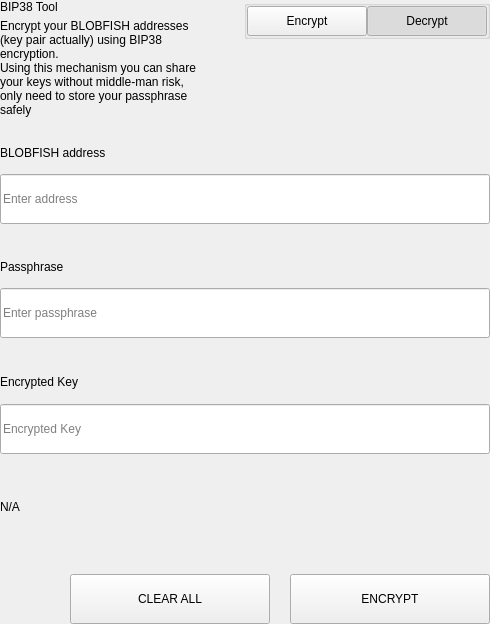
<?xml version="1.0" encoding="UTF-8"?>
<ui version="4.0">
 <class>SettingsBitToolWidget</class>
 <widget class="QWidget" name="SettingsBitToolWidget">
  <property name="geometry">
   <rect>
    <x>0</x>
    <y>0</y>
    <width>490</width>
    <height>624</height>
   </rect>
  </property>
  <property name="windowTitle">
   <string>Form</string>
  </property>
  <layout class="QVBoxLayout" name="verticalLayout">
   <property name="spacing">
    <number>0</number>
   </property>
   <property name="leftMargin">
    <number>0</number>
   </property>
   <property name="topMargin">
    <number>0</number>
   </property>
   <property name="rightMargin">
    <number>0</number>
   </property>
   <property name="bottomMargin">
    <number>0</number>
   </property>
   <item>
    <widget class="QWidget" name="left" native="true">
     <layout class="QVBoxLayout" name="verticalLayout_3">
      <property name="leftMargin">
       <number>0</number>
      </property>
      <property name="topMargin">
       <number>0</number>
      </property>
      <property name="rightMargin">
       <number>0</number>
      </property>
      <property name="bottomMargin">
       <number>0</number>
      </property>
      <item>
       <layout class="QVBoxLayout" name="verticalLayout_2">
        <property name="spacing">
         <number>0</number>
        </property>
        <item>
         <layout class="QHBoxLayout" name="horizontalLayout_3" stretch="3,1">
          <property name="spacing">
           <number>40</number>
          </property>
          <item>
           <layout class="QVBoxLayout" name="verticalLayoutTitle">
            <property name="spacing">
             <number>5</number>
            </property>
            <item>
             <widget class="QLabel" name="labelTitle">
              <property name="text">
               <string>BIP38 Tool</string>
              </property>
             </widget>
            </item>
            <item>
             <widget class="QLabel" name="labelSubtitle1">
              <property name="text">
               <string>Encrypt your BLOBFISH addresses (key pair actually) using BIP38 encryption.
Using this mechanism you can share your keys without middle-man risk, only need to store your passphrase safely</string>
              </property>
              <property name="wordWrap">
               <bool>true</bool>
              </property>
             </widget>
            </item>
           </layout>
          </item>
          <item alignment="Qt::AlignTop">
           <widget class="QGroupBox" name="groupBox">
            <property name="title">
             <string/>
            </property>
            <property name="alignment">
             <set>Qt::AlignLeading|Qt::AlignLeft|Qt::AlignTop</set>
            </property>
            <layout class="QHBoxLayout" name="horizontalLayout_4">
             <property name="spacing">
              <number>0</number>
             </property>
             <property name="leftMargin">
              <number>0</number>
             </property>
             <property name="topMargin">
              <number>0</number>
             </property>
             <property name="rightMargin">
              <number>0</number>
             </property>
             <property name="bottomMargin">
              <number>0</number>
             </property>
             <item>
              <spacer name="horizontalSpacer">
               <property name="orientation">
                <enum>Qt::Horizontal</enum>
               </property>
               <property name="sizeHint" stdset="0">
                <size>
                 <width>40</width>
                 <height>20</height>
                </size>
               </property>
              </spacer>
             </item>
             <item>
              <widget class="QPushButton" name="pushLeft">
               <property name="minimumSize">
                <size>
                 <width>120</width>
                 <height>30</height>
                </size>
               </property>
               <property name="maximumSize">
                <size>
                 <width>120</width>
                 <height>30</height>
                </size>
               </property>
               <property name="focusPolicy">
                <enum>Qt::NoFocus</enum>
               </property>
               <property name="text">
                <string>Encrypt</string>
               </property>
               <property name="checkable">
                <bool>true</bool>
               </property>
               <property name="autoExclusive">
                <bool>true</bool>
               </property>
              </widget>
             </item>
             <item>
              <widget class="QPushButton" name="pushRight">
               <property name="minimumSize">
                <size>
                 <width>120</width>
                 <height>30</height>
                </size>
               </property>
               <property name="maximumSize">
                <size>
                 <width>120</width>
                 <height>30</height>
                </size>
               </property>
               <property name="focusPolicy">
                <enum>Qt::NoFocus</enum>
               </property>
               <property name="text">
                <string>Decrypt</string>
               </property>
               <property name="checkable">
                <bool>true</bool>
               </property>
               <property name="checked">
                <bool>true</bool>
               </property>
               <property name="autoExclusive">
                <bool>true</bool>
               </property>
              </widget>
             </item>
            </layout>
           </widget>
          </item>
         </layout>
        </item>
        <item>
         <widget class="QStackedWidget" name="stackedWidget">
          <property name="currentIndex">
           <number>1</number>
          </property>
          <widget class="QWidget" name="pageDecrypt">
           <layout class="QVBoxLayout" name="verticalLayout_5">
            <property name="spacing">
             <number>0</number>
            </property>
            <property name="leftMargin">
             <number>0</number>
            </property>
            <property name="topMargin">
             <number>0</number>
            </property>
            <property name="rightMargin">
             <number>0</number>
            </property>
            <property name="bottomMargin">
             <number>0</number>
            </property>
            <item>
             <widget class="QWidget" name="widget" native="true">
              <property name="minimumSize">
               <size>
                <width>0</width>
                <height>100</height>
               </size>
              </property>
              <layout class="QVBoxLayout" name="verticalLayout_4">
               <property name="spacing">
                <number>0</number>
               </property>
               <property name="leftMargin">
                <number>0</number>
               </property>
               <property name="topMargin">
                <number>0</number>
               </property>
               <property name="rightMargin">
                <number>0</number>
               </property>
               <property name="bottomMargin">
                <number>0</number>
               </property>
               <item>
                <spacer name="verticalSpacer_2">
                 <property name="orientation">
                  <enum>Qt::Vertical</enum>
                 </property>
                 <property name="sizeType">
                  <enum>QSizePolicy::Fixed</enum>
                 </property>
                 <property name="sizeHint" stdset="0">
                  <size>
                   <width>20</width>
                   <height>20</height>
                  </size>
                 </property>
                </spacer>
               </item>
               <item>
                <layout class="QHBoxLayout" name="horizontalLayout_6" stretch="2">
                 <property name="spacing">
                  <number>0</number>
                 </property>
                 <item>
                  <layout class="QVBoxLayout" name="verticalLayout_7">
                   <property name="spacing">
                    <number>9</number>
                   </property>
                   <item>
                    <widget class="QLabel" name="labelSubtitleKey">
                     <property name="minimumSize">
                      <size>
                       <width>0</width>
                       <height>20</height>
                      </size>
                     </property>
                     <property name="maximumSize">
                      <size>
                       <width>16777215</width>
                       <height>20</height>
                      </size>
                     </property>
                     <property name="text">
                      <string>Encrypted key</string>
                     </property>
                    </widget>
                   </item>
                   <item>
                    <widget class="QLineEdit" name="lineEditKey">
                     <property name="minimumSize">
                      <size>
                       <width>0</width>
                       <height>50</height>
                      </size>
                     </property>
                     <property name="maximumSize">
                      <size>
                       <width>16777215</width>
                       <height>50</height>
                      </size>
                     </property>
                     <property name="placeholderText">
                      <string>Enter a encrypted key</string>
                     </property>
                    </widget>
                   </item>
                  </layout>
                 </item>
                </layout>
               </item>
               <item>
                <spacer name="verticalSpacer_3">
                 <property name="orientation">
                  <enum>Qt::Vertical</enum>
                 </property>
                 <property name="sizeType">
                  <enum>QSizePolicy::Fixed</enum>
                 </property>
                 <property name="sizeHint" stdset="0">
                  <size>
                   <width>20</width>
                   <height>20</height>
                  </size>
                 </property>
                </spacer>
               </item>
               <item>
                <layout class="QVBoxLayout" name="verticalLayout_9">
                 <property name="spacing">
                  <number>9</number>
                 </property>
                 <item>
                  <widget class="QLabel" name="labelSubtitlePassphrase">
                   <property name="maximumSize">
                    <size>
                     <width>16777215</width>
                     <height>20</height>
                    </size>
                   </property>
                   <property name="text">
                    <string>Passphrase</string>
                   </property>
                  </widget>
                 </item>
                 <item>
                  <widget class="QLineEdit" name="lineEditPassphrase">
                   <property name="minimumSize">
                    <size>
                     <width>0</width>
                     <height>50</height>
                    </size>
                   </property>
                   <property name="maximumSize">
                    <size>
                     <width>16777215</width>
                     <height>50</height>
                    </size>
                   </property>
                   <property name="placeholderText">
                    <string>Enter a passphrase</string>
                   </property>
                  </widget>
                 </item>
                </layout>
               </item>
               <item>
                <spacer name="verticalSpacer_4">
                 <property name="orientation">
                  <enum>Qt::Vertical</enum>
                 </property>
                 <property name="sizeType">
                  <enum>QSizePolicy::Fixed</enum>
                 </property>
                 <property name="sizeHint" stdset="0">
                  <size>
                   <width>20</width>
                   <height>20</height>
                  </size>
                 </property>
                </spacer>
               </item>
               <item>
                <widget class="QWidget" name="widget_3" native="true">
                 <property name="sizePolicy">
                  <sizepolicy hsizetype="Preferred" vsizetype="Fixed">
                   <horstretch>0</horstretch>
                   <verstretch>0</verstretch>
                  </sizepolicy>
                 </property>
                 <layout class="QVBoxLayout" name="verticalLayout_10">
                  <property name="spacing">
                   <number>9</number>
                  </property>
                  <property name="leftMargin">
                   <number>0</number>
                  </property>
                  <property name="topMargin">
                   <number>0</number>
                  </property>
                  <property name="rightMargin">
                   <number>0</number>
                  </property>
                  <property name="bottomMargin">
                   <number>0</number>
                  </property>
                  <item>
                   <widget class="QLabel" name="labelSubtitleDecryptResult">
                    <property name="minimumSize">
                     <size>
                      <width>0</width>
                      <height>20</height>
                     </size>
                    </property>
                    <property name="maximumSize">
                     <size>
                      <width>16777215</width>
                      <height>20</height>
                     </size>
                    </property>
                    <property name="text">
                     <string>Decrypted address result</string>
                    </property>
                   </widget>
                  </item>
                  <item>
                   <widget class="QWidget" name="widget_4" native="true">
                    <layout class="QHBoxLayout" name="horizontalLayout" stretch="6,0,1">
                     <property name="spacing">
                      <number>0</number>
                     </property>
                     <property name="leftMargin">
                      <number>0</number>
                     </property>
                     <property name="topMargin">
                      <number>0</number>
                     </property>
                     <property name="rightMargin">
                      <number>0</number>
                     </property>
                     <property name="bottomMargin">
                      <number>0</number>
                     </property>
                     <item alignment="Qt::AlignVCenter">
                      <widget class="QLineEdit" name="lineEditDecryptResult">
                       <property name="minimumSize">
                        <size>
                         <width>0</width>
                         <height>50</height>
                        </size>
                       </property>
                       <property name="maximumSize">
                        <size>
                         <width>16777215</width>
                         <height>50</height>
                        </size>
                       </property>
                       <property name="placeholderText">
                        <string>Decrypted Address</string>
                       </property>
                      </widget>
                     </item>
                     <item>
                      <spacer name="horizontalSpacer_4">
                       <property name="orientation">
                        <enum>Qt::Horizontal</enum>
                       </property>
                       <property name="sizeType">
                        <enum>QSizePolicy::Fixed</enum>
                       </property>
                       <property name="sizeHint" stdset="0">
                        <size>
                         <width>20</width>
                         <height>50</height>
                        </size>
                       </property>
                      </spacer>
                     </item>
                     <item>
                      <widget class="QPushButton" name="pushButtonImport">
                       <property name="minimumSize">
                        <size>
                         <width>140</width>
                         <height>40</height>
                        </size>
                       </property>
                       <property name="text">
                        <string>Import Address</string>
                       </property>
                      </widget>
                     </item>
                    </layout>
                   </widget>
                  </item>
                 </layout>
                </widget>
               </item>
               <item>
                <widget class="QLabel" name="statusLabel_DEC">
                 <property name="maximumSize">
                  <size>
                   <width>16777215</width>
                   <height>40</height>
                  </size>
                 </property>
                 <property name="text">
                  <string/>
                 </property>
                </widget>
               </item>
               <item>
                <spacer name="verticalSpacer">
                 <property name="orientation">
                  <enum>Qt::Vertical</enum>
                 </property>
                 <property name="sizeType">
                  <enum>QSizePolicy::Preferred</enum>
                 </property>
                 <property name="sizeHint" stdset="0">
                  <size>
                   <width>20</width>
                   <height>20</height>
                  </size>
                 </property>
                </spacer>
               </item>
               <item>
                <layout class="QHBoxLayout" name="horizontalLayout_7">
                 <property name="spacing">
                  <number>0</number>
                 </property>
                 <item>
                  <spacer name="horizontalSpacer_5">
                   <property name="orientation">
                    <enum>Qt::Horizontal</enum>
                   </property>
                   <property name="sizeType">
                    <enum>QSizePolicy::Expanding</enum>
                   </property>
                   <property name="sizeHint" stdset="0">
                    <size>
                     <width>40</width>
                     <height>20</height>
                    </size>
                   </property>
                  </spacer>
                 </item>
                 <item>
                  <widget class="QPushButton" name="pushButtonDecryptClear">
                   <property name="minimumSize">
                    <size>
                     <width>200</width>
                     <height>50</height>
                    </size>
                   </property>
                   <property name="maximumSize">
                    <size>
                     <width>200</width>
                     <height>50</height>
                    </size>
                   </property>
                   <property name="text">
                    <string>CLEAR</string>
                   </property>
                  </widget>
                 </item>
                 <item>
                  <spacer name="horizontalSpacer_3">
                   <property name="orientation">
                    <enum>Qt::Horizontal</enum>
                   </property>
                   <property name="sizeType">
                    <enum>QSizePolicy::Fixed</enum>
                   </property>
                   <property name="sizeHint" stdset="0">
                    <size>
                     <width>20</width>
                     <height>20</height>
                    </size>
                   </property>
                  </spacer>
                 </item>
                 <item>
                  <widget class="QPushButton" name="pushButtonDecrypt">
                   <property name="minimumSize">
                    <size>
                     <width>200</width>
                     <height>50</height>
                    </size>
                   </property>
                   <property name="maximumSize">
                    <size>
                     <width>200</width>
                     <height>50</height>
                    </size>
                   </property>
                   <property name="text">
                    <string>DECRYPT KEY</string>
                   </property>
                  </widget>
                 </item>
                </layout>
               </item>
              </layout>
             </widget>
            </item>
           </layout>
          </widget>
          <widget class="QWidget" name="pageEncrypt">
           <layout class="QVBoxLayout" name="verticalLayout_11">
            <property name="spacing">
             <number>0</number>
            </property>
            <property name="leftMargin">
             <number>0</number>
            </property>
            <property name="topMargin">
             <number>0</number>
            </property>
            <property name="rightMargin">
             <number>0</number>
            </property>
            <property name="bottomMargin">
             <number>0</number>
            </property>
            <item>
             <spacer name="verticalSpacer_8">
              <property name="orientation">
               <enum>Qt::Vertical</enum>
              </property>
              <property name="sizeType">
               <enum>QSizePolicy::Fixed</enum>
              </property>
              <property name="sizeHint" stdset="0">
               <size>
                <width>20</width>
                <height>20</height>
               </size>
              </property>
             </spacer>
            </item>
            <item>
             <widget class="QWidget" name="containerAddressEnc" native="true">
              <layout class="QVBoxLayout" name="containerAddressEncLayout">
               <property name="spacing">
                <number>5</number>
               </property>
               <property name="leftMargin">
                <number>0</number>
               </property>
               <property name="topMargin">
                <number>0</number>
               </property>
               <property name="rightMargin">
                <number>0</number>
               </property>
               <property name="bottomMargin">
                <number>0</number>
               </property>
               <item>
                <widget class="QLabel" name="labelSubtitleAddress">
                 <property name="minimumSize">
                  <size>
                   <width>0</width>
                   <height>20</height>
                  </size>
                 </property>
                 <property name="maximumSize">
                  <size>
                   <width>16777215</width>
                   <height>20</height>
                  </size>
                 </property>
                 <property name="text">
                  <string>BLOBFISH address</string>
                 </property>
                </widget>
               </item>
               <item>
                <widget class="QLineEdit" name="addressIn_ENC">
                 <property name="minimumSize">
                  <size>
                   <width>0</width>
                   <height>50</height>
                  </size>
                 </property>
                 <property name="placeholderText">
                  <string>Enter address</string>
                 </property>
                </widget>
               </item>
              </layout>
             </widget>
            </item>
            <item>
             <spacer name="verticalSpacer_6">
              <property name="orientation">
               <enum>Qt::Vertical</enum>
              </property>
              <property name="sizeType">
               <enum>QSizePolicy::Fixed</enum>
              </property>
              <property name="sizeHint" stdset="0">
               <size>
                <width>20</width>
                <height>20</height>
               </size>
              </property>
             </spacer>
            </item>
            <item>
             <widget class="QWidget" name="containerAddress" native="true">
              <layout class="QHBoxLayout" name="horizontalLayout_9" stretch="2">
               <property name="spacing">
                <number>0</number>
               </property>
               <property name="leftMargin">
                <number>0</number>
               </property>
               <property name="topMargin">
                <number>0</number>
               </property>
               <property name="rightMargin">
                <number>0</number>
               </property>
               <property name="bottomMargin">
                <number>0</number>
               </property>
               <item>
                <layout class="QVBoxLayout" name="verticalLayout_8">
                 <property name="spacing">
                  <number>5</number>
                 </property>
                 <item>
                  <widget class="QLabel" name="labelSubtitleMessage">
                   <property name="minimumSize">
                    <size>
                     <width>0</width>
                     <height>20</height>
                    </size>
                   </property>
                   <property name="maximumSize">
                    <size>
                     <width>16777215</width>
                     <height>20</height>
                    </size>
                   </property>
                   <property name="text">
                    <string>Passphrase</string>
                   </property>
                  </widget>
                 </item>
                 <item>
                  <widget class="QLineEdit" name="passphraseIn_ENC">
                   <property name="minimumSize">
                    <size>
                     <width>0</width>
                     <height>50</height>
                    </size>
                   </property>
                   <property name="maximumSize">
                    <size>
                     <width>16777215</width>
                     <height>50</height>
                    </size>
                   </property>
                   <property name="placeholderText">
                    <string>Enter passphrase</string>
                   </property>
                  </widget>
                 </item>
                </layout>
               </item>
              </layout>
             </widget>
            </item>
            <item>
             <spacer name="verticalSpacer_7">
              <property name="orientation">
               <enum>Qt::Vertical</enum>
              </property>
              <property name="sizeType">
               <enum>QSizePolicy::Fixed</enum>
              </property>
              <property name="sizeHint" stdset="0">
               <size>
                <width>20</width>
                <height>20</height>
               </size>
              </property>
             </spacer>
            </item>
            <item>
             <widget class="QWidget" name="widget_2" native="true">
              <property name="minimumSize">
               <size>
                <width>0</width>
                <height>75</height>
               </size>
              </property>
              <property name="maximumSize">
               <size>
                <width>16777215</width>
                <height>16777215</height>
               </size>
              </property>
              <layout class="QVBoxLayout" name="verticalLayout_6">
               <property name="leftMargin">
                <number>0</number>
               </property>
               <property name="topMargin">
                <number>0</number>
               </property>
               <property name="rightMargin">
                <number>0</number>
               </property>
               <property name="bottomMargin">
                <number>0</number>
               </property>
               <item>
                <widget class="QLabel" name="labelSubtitleEncryptedKey">
                 <property name="minimumSize">
                  <size>
                   <width>0</width>
                   <height>20</height>
                  </size>
                 </property>
                 <property name="maximumSize">
                  <size>
                   <width>16777215</width>
                   <height>20</height>
                  </size>
                 </property>
                 <property name="text">
                  <string>Encrypted Key</string>
                 </property>
                </widget>
               </item>
               <item>
                <widget class="QLineEdit" name="encryptedKeyOut_ENC">
                 <property name="minimumSize">
                  <size>
                   <width>0</width>
                   <height>50</height>
                  </size>
                 </property>
                 <property name="placeholderText">
                  <string>Encrypted Key</string>
                 </property>
                </widget>
               </item>
              </layout>
             </widget>
            </item>
            <item>
             <widget class="QLabel" name="statusLabel_ENC">
              <property name="text">
               <string notr="true">N/A</string>
              </property>
             </widget>
            </item>
            <item>
             <spacer name="verticalSpacer_5">
              <property name="orientation">
               <enum>Qt::Vertical</enum>
              </property>
              <property name="sizeType">
               <enum>QSizePolicy::Fixed</enum>
              </property>
              <property name="sizeHint" stdset="0">
               <size>
                <width>20</width>
                <height>20</height>
               </size>
              </property>
             </spacer>
            </item>
            <item>
             <layout class="QHBoxLayout" name="horizontalLayout_8">
              <property name="spacing">
               <number>0</number>
              </property>
              <item>
               <spacer name="horizontalSpacer_6">
                <property name="orientation">
                 <enum>Qt::Horizontal</enum>
                </property>
                <property name="sizeType">
                 <enum>QSizePolicy::Expanding</enum>
                </property>
                <property name="sizeHint" stdset="0">
                 <size>
                  <width>40</width>
                  <height>20</height>
                 </size>
                </property>
               </spacer>
              </item>
              <item>
               <widget class="QPushButton" name="pushButtonClear">
                <property name="minimumSize">
                 <size>
                  <width>200</width>
                  <height>50</height>
                 </size>
                </property>
                <property name="focusPolicy">
                 <enum>Qt::NoFocus</enum>
                </property>
                <property name="text">
                 <string>CLEAR ALL</string>
                </property>
               </widget>
              </item>
              <item>
               <spacer name="horizontalSpacer_2">
                <property name="orientation">
                 <enum>Qt::Horizontal</enum>
                </property>
                <property name="sizeType">
                 <enum>QSizePolicy::Fixed</enum>
                </property>
                <property name="sizeHint" stdset="0">
                 <size>
                  <width>20</width>
                  <height>20</height>
                 </size>
                </property>
               </spacer>
              </item>
              <item>
               <widget class="QPushButton" name="pushButtonEncrypt">
                <property name="minimumSize">
                 <size>
                  <width>200</width>
                  <height>50</height>
                 </size>
                </property>
                <property name="maximumSize">
                 <size>
                  <width>200</width>
                  <height>50</height>
                 </size>
                </property>
                <property name="focusPolicy">
                 <enum>Qt::NoFocus</enum>
                </property>
                <property name="text">
                 <string>ENCRYPT</string>
                </property>
               </widget>
              </item>
             </layout>
            </item>
           </layout>
          </widget>
         </widget>
        </item>
       </layout>
      </item>
     </layout>
    </widget>
   </item>
  </layout>
 </widget>
 <resources/>
 <connections/>
</ui>
